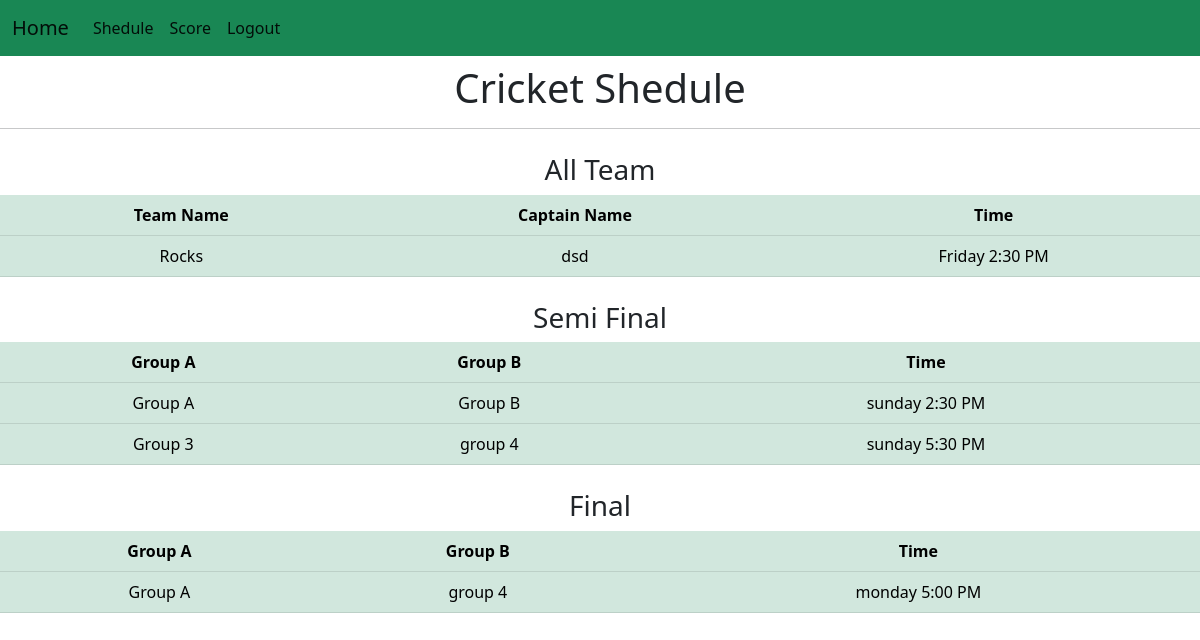
Screenshot of /shedule_cricket/ with the database file from the repository.
### app/models.py (models this page shows, shortened)
class Cricket(models.Model):
    DEPT_CHOICES=[('CSE','CSE'),
                  ('Pharmacy','Pharmacy'),
                  ('BBA','BBA'),
                  ('Law','Law'),
                  ('Fashion Design','Fashion Design'),
                  ('English','English')
                  ]
    teamname=models.CharField(max_length=20)
    dept=models.CharField(max_length=20,choices=DEPT_CHOICES)
    captainname=models.CharField(max_length=20)
    coachname=models.CharField(max_length=20)
    dept2=models.CharField(max_length=20)
    cid=models.IntegerField()
    name1=models.CharField(max_length=20)
    id1=models.IntegerField()
    name2=models.CharField(max_length=20)
    id2=models.IntegerField()
    name3=models.CharField(max_length=20)
    id3=models.IntegerField()
    name4=models.CharField(max_length=20)
    id4=models.IntegerField()
    name5=models.CharField(max_length=20)
    id5=models.IntegerField()
    name6=models.CharField(max_length=20)
    id6=models.IntegerField()
    name7=models.CharField(max_length=20)
    id7=models.IntegerField()
    name8=models.CharField(max_length=20)
    id8=models.IntegerField()
    name9=models.CharField(max_length=20)
    id9=models.IntegerField()
    name10=models.CharField(max_length=20)
    id10=models.IntegerField()
    name11=models.CharField(max_length=20)
    id11=models.IntegerField()
    name12=models.CharField(max_length=20)
    id12=models.IntegerField()
    name13=models.CharField(max_length=20)
    id13=models.IntegerField()

class Time_shedule(models.Model):
        cricket_time=models.CharField(max_length=200,blank=True)
        football_time=models.CharField(max_length=200,blank=True)
        volleyball_time=models.CharField(max_length=200,blank=True)
        kabaddi_time=models.CharField(max_length=200,blank=True)
        chess_time=models.CharField(max_length=200,blank=True)
        highjump_time=models.CharField(max_length=200,blank=True)
        pc1_time=models.CharField(max_length=200,blank=True)
        math_time=models.CharField(max_length=200,blank=True)
        ict_time=models.CharField(max_length=200,blank=True)
        rubiks_time=models.CharField(max_length=200,blank=True)
        table_time=models.CharField(max_length=200,blank=True)
        sprint_time=models.CharField(max_length=200,blank=True)
        badminton_time=models.CharField(max_length=200,blank=True)
        pc3_time=models.CharField(max_length=200,blank=True)
        video_time=models.CharField(max_length=200,blank=True)

class Semi_Final(models.Model):
    cricket_team1=models.CharField(max_length=200,blank=True)
    cricket_team2=models.CharField(max_length=200,blank=True)
    cricket_time1=models.CharField(max_length=200,blank=True)
    cricket_team3=models.CharField(max_length=200,blank=True)
    cricket_team4=models.CharField(max_length=200,blank=True)
    cricket_time2=models.CharField(max_length=200,blank=True)
    cricket_finalteam1=models.CharField(max_length=200,blank=True)
    cricket_finalteam2=models.CharField(max_length=200,blank=True)
    cricket_finaltime=models.CharField(max_length=200,blank=True)
    football_team1=models.CharField(max_length=200,blank=True)
    football_team2=models.CharField(max_length=200,blank=True)
    football_time1=models.CharField(max_length=200,blank=True)
    football_team3=models.CharField(max_length=200,blank=True)
    football_team4=models.CharField(max_length=200,blank=True)
    football_time2=models.CharField(max_length=200,blank=True)
    football_finalteam1=models.CharField(max_length=200,blank=True)
    football_finalteam2=models.CharField(max_length=200,blank=True)
    football_finaltime=models.CharField(max_length=200,blank=True)
    volleyball_team1=models.CharField(max_length=200,blank=True)
    volleyball_team2=models.CharField(max_length=200,blank=True)
    volleyball_time1=models.CharField(max_length=200,blank=True)
    volleyball_team3=models.CharField(max_length=200,blank=True)
    volleyball_team4=models.CharField(max_length=200,blank=True)
    volleyball_time2=models.CharField(max_length=200,blank=True)
    volleyball_finalteam1=models.CharField(max_length=200,blank=True)
    volleyball_finalteam2=models.CharField(max_length=200,blank=True)
    volleyball_finaltime=models.CharField(max_length=200,blank=True)
    kabaddi_team1=models.CharField(max_length=200,blank=True)
    kabaddi_team2=models.CharField(max_length=200,blank=True)
    kabaddi_time1=models.CharField(max_length=200,blank=True)
    kabaddi_team3=models.CharField(max_length=200,blank=True)
    kabaddi_team4=models.CharField(max_length=200,blank=True)
    kabaddi_time2=models.CharField(max_length=200,blank=True)
    kabaddi_finalteam1=models.CharField(max_length=200,blank=True)
    kabaddi_finalteam2=models.CharField(max_length=200,blank=True)
    kabaddi_finaltime=models.CharField(max_length=200,blank=True)
    chess_team1=models.CharField(max_length=200,blank=True)
    chess_team2=models.CharField(max_length=200,blank=True)
    chess_time1=models.CharField(max_length=200,blank=True)
    chess_team3=models.CharField(max_length=200,blank=True)
    chess_team4=models.CharField(max_length=200,blank=True)
    chess_time2=models.CharField(max_length=200,blank=True)
    chess_finalteam1=models.CharField(max_length=200,blank=True)
    chess_finalteam2=models.CharField(max_length=200,blank=True)
    chess_finaltime=models.CharField(max_length=200,blank=True)
    table_team1=models.CharField(max_length=200,blank=True)
    table_team2=models.CharField(max_length=200,blank=True)
    table_time1=models.CharField(max_length=200,blank=True)
    table_team3=models.CharField(max_length=200,blank=True)
    table_team4=models.CharField(max_length=200,blank=True)
    table_time2=models.CharField(max_length=200,blank=True)
    table_finalteam1=models.CharField(max_length=200,blank=True)
    table_finalteam2=models.CharField(max_length=200,blank=True)
    table_finaltime=models.CharField(max_length=200,blank=True)
    badminton_team1=models.CharField(max_length=200,blank=True)
    badminton_team2=models.CharField(max_length=200,blank=True)
    badminton_time1=models.CharField(max_length=200,blank=True)
    badminton_team3=models.CharField(max_length=200,blank=True)
    badminton_team4=models.CharField(max_length=200,blank=True)
    badminton_time2=models.CharField(max_length=200,blank=True)
    badminton_finalteam1=models.CharField(max_length=200,blank=True)
    badminton_finalteam2=models.CharField(max_length=200,blank=True)
    badminton_finaltime=models.CharField(max_length=200,blank=True)

### app/views.py (the view)
# urls.py: path('shedule_cricket/',views.shedule_cricket,name="shedule_cricket"),
def shedule_cricket(request):
     team=Cricket.objects.all()
     time=Time_shedule.objects.all()
     final=Semi_Final.objects.all()
     context={'team':team, 'time':time,'final':final}
     return render(request,'app/shedule_cricket.html',context)

### app/templates/app/shedule_cricket.html
{%extends 'navbar2.html'%}
{%block content%}
                    <h1 class="text-center mt-2">Cricket Shedule</h1>
                    <hr>
                    <div class="text-center mt-4">
                      <h3>All Team</h3>
                      <table class="table table-success table-hover">
                          <thead>
                            <tr>
                              <th>Team Name</th>
                              <th>Captain Name</th>
                              <th>Time</th>
                            </tr>
                          </thead>
                          <tbody>
                            {%for t in team%}
                            <tr>
                              <td>{{t.teamname}}</td>
                              <td>{{t.captainname}}</td>
                              {%for t in time%}
                              <td>{{t.cricket_time}}</td>
                              {%endfor%}
                            </tr>
                            {%endfor%}
                          </tbody>
                        </table>
                    </div>
{%for f in final%}
<div class="text-center mt-4">
    <h3>Semi Final</h3>
    <table class="table table-success table-hover">
        <thead>
          <tr>
            <th scope="col">Group A</th>
            <th scope="col">Group B</th>
            <th scope="col">Time</th>
          </tr>
        </thead>
        <tbody>
          <tr>
            <td>{{f.cricket_team1}}</td>
            <td>{{f.cricket_team2}}</td>
            <td>{{f.cricket_time1}}</td>
          </tr>
          <tr>
            <td>{{f.cricket_team3}}</td>
            <td>{{f.cricket_team4}}</td>
            <td>{{f.cricket_time2}}</td>
          </tr>
        </tbody>
      </table>
</div>
<div class="text-center mt-4">
    <h3>Final</h3>
    <table class="table table-success table-hover">
        <thead>
          <tr>
            <th scope="col">Group A</th>
            <th scope="col">Group B</th>
            <th scope="col">Time</th>
          </tr>
        </thead>
        <tbody>
          <tr>
            <td>{{f.cricket_finalteam1}}</td>
            <td>{{f.cricket_finalteam2}}</td>
            <td>{{f.cricket_finaltime}}</td>
          </tr>
        </tbody>
      </table>
</div>
{%endfor%}
{%endblock%}

### rows the page displays
Cricket: teamname "Rocks", captainname "dsd"
Time_shedule: cricket_time "Friday 2:30 PM"
Semi_Final: cricket_team1 "Group A", cricket_team2 "Group B", cricket_time1 "sunday 2:30 PM", cricket_team3 "Group 3", cricket_team4 "group 4", cricket_time2 "sunday 5:30 PM", cricket_finalteam1 "Group A", cricket_finalteam2 "group 4", cricket_finaltime "monday 5:00 PM"
